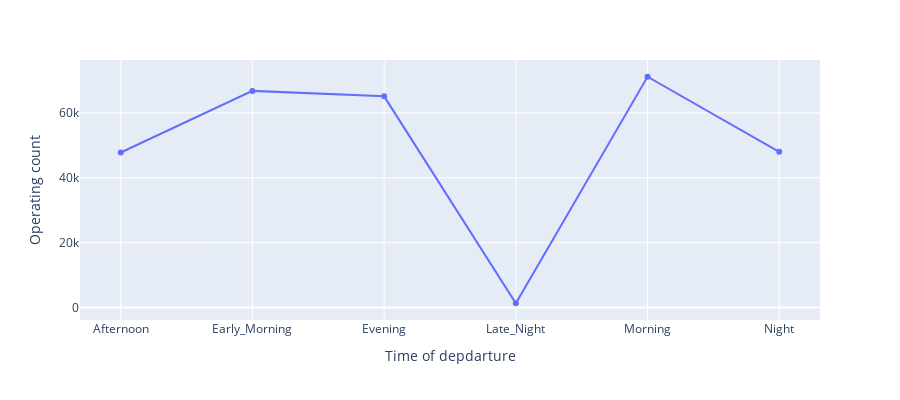

Notebook code cell kept with this figure:
### Markdown cell above
- What are the times at which the cities are operating most of their flights

### Code cell
departure_time = data.groupby('departure_time').count()['airline']
cities = [i for i,df in data.groupby('departure_time')]
px.line(x = cities,y = departure_time,width=900,height=400,labels={'x':"Time of depdarture",'y':'Operating count'},markers=True)

### Figure 1 — Plotly figure (JSON) as saved in the notebook; plotly's stock layout.template omitted (floating-point values rounded to 4 significant figures)
{"data": [{"hovertemplate": "Time of depdarture=%{x}<br>Operating count=%{y}<extra></extra>", "legendgroup": "", "line": {"color": "#636efa", "dash": "solid"}, "marker": {"symbol": "circle"}, "mode": "lines+markers", "name": "", "orientation": "v", "showlegend": false, "type": "scatter", "x": ["Afternoon", "Early_Morning", "Evening", "Late_Night", "Morning", "Night"], "xaxis": "x", "y": [47794, 66790, 65102, 1306, 71146, 48015], "yaxis": "y"}], "layout": {"height": 400, "legend": {"tracegroupgap": 0}, "margin": {"t": 60}, "width": 900, "xaxis": {"anchor": "y", "domain": [0, 1], "title": {"text": "Time of depdarture"}}, "yaxis": {"anchor": "x", "domain": [0, 1], "title": {"text": "Operating count"}}}}
